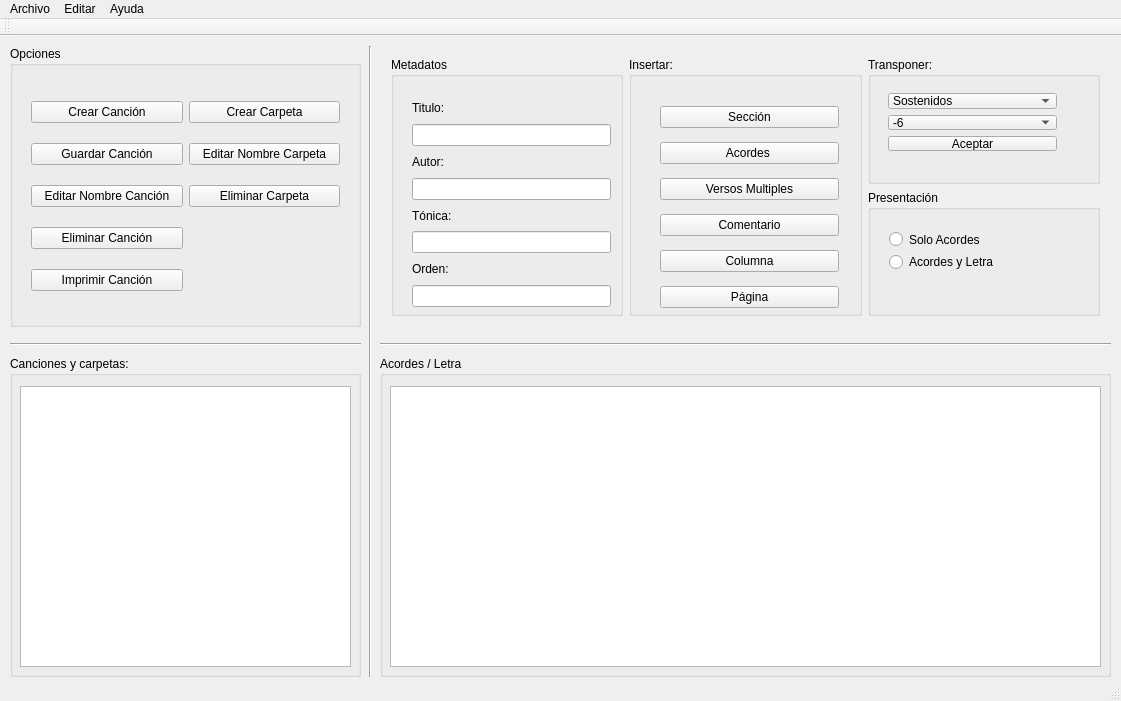
<?xml version="1.0" encoding="UTF-8"?>
<ui version="4.0">
 <class>MainWindow</class>
 <widget class="QMainWindow" name="MainWindow">
  <property name="geometry">
   <rect>
    <x>0</x>
    <y>0</y>
    <width>1121</width>
    <height>701</height>
   </rect>
  </property>
  <property name="windowTitle">
   <string>Song Manager</string>
  </property>
  <widget class="QWidget" name="centralWidget">
   <widget class="Line" name="line">
    <property name="geometry">
     <rect>
      <x>360</x>
      <y>10</y>
      <width>20</width>
      <height>631</height>
     </rect>
    </property>
    <property name="orientation">
     <enum>Qt::Vertical</enum>
    </property>
   </widget>
   <widget class="Line" name="line_2">
    <property name="geometry">
     <rect>
      <x>380</x>
      <y>300</y>
      <width>731</width>
      <height>16</height>
     </rect>
    </property>
    <property name="orientation">
     <enum>Qt::Horizontal</enum>
    </property>
   </widget>
   <widget class="QGroupBox" name="groupBoxDirsndSongs">
    <property name="geometry">
     <rect>
      <x>10</x>
      <y>320</y>
      <width>351</width>
      <height>321</height>
     </rect>
    </property>
    <property name="title">
     <string>Canciones y carpetas:</string>
    </property>
    <widget class="QTreeView" name="treeViewSongsDirectories">
     <property name="geometry">
      <rect>
       <x>10</x>
       <y>30</y>
       <width>331</width>
       <height>281</height>
      </rect>
     </property>
    </widget>
   </widget>
   <widget class="QGroupBox" name="groupBoxChordsLyrics">
    <property name="geometry">
     <rect>
      <x>380</x>
      <y>320</y>
      <width>731</width>
      <height>321</height>
     </rect>
    </property>
    <property name="title">
     <string>Acordes / Letra</string>
    </property>
    <widget class="QPlainTextEdit" name="plainTextEditChordsLyrics">
     <property name="geometry">
      <rect>
       <x>10</x>
       <y>30</y>
       <width>711</width>
       <height>281</height>
      </rect>
     </property>
     <property name="font">
      <font>
       <family>Courier</family>
      </font>
     </property>
     <property name="verticalScrollBarPolicy">
      <enum>Qt::ScrollBarAsNeeded</enum>
     </property>
     <property name="plainText">
      <string/>
     </property>
    </widget>
   </widget>
   <widget class="QGroupBox" name="groupBox">
    <property name="geometry">
     <rect>
      <x>10</x>
      <y>10</y>
      <width>351</width>
      <height>281</height>
     </rect>
    </property>
    <property name="title">
     <string>Opciones</string>
    </property>
    <widget class="QWidget" name="layoutWidget">
     <property name="geometry">
      <rect>
       <x>10</x>
       <y>30</y>
       <width>331</width>
       <height>241</height>
      </rect>
     </property>
     <layout class="QGridLayout" name="gridLayout">
      <item row="0" column="0">
       <widget class="QPushButton" name="pushButtonMakeSong">
        <property name="text">
         <string>Crear Canción</string>
        </property>
       </widget>
      </item>
      <item row="0" column="1">
       <widget class="QPushButton" name="pushButtonMakeDir">
        <property name="text">
         <string>Crear Carpeta</string>
        </property>
       </widget>
      </item>
      <item row="1" column="0">
       <widget class="QPushButton" name="pushButtonSaveSong">
        <property name="text">
         <string>Guardar Canción</string>
        </property>
       </widget>
      </item>
      <item row="2" column="0">
       <widget class="QPushButton" name="pushButtonEditSongName">
        <property name="text">
         <string>Editar Nombre Canción</string>
        </property>
       </widget>
      </item>
      <item row="3" column="0">
       <widget class="QPushButton" name="pushButtonDeleteSong">
        <property name="text">
         <string>Eliminar Canción</string>
        </property>
       </widget>
      </item>
      <item row="4" column="0">
       <widget class="QPushButton" name="pushButtonPrintSong">
        <property name="text">
         <string>Imprimir Canción</string>
        </property>
       </widget>
      </item>
      <item row="1" column="1">
       <widget class="QPushButton" name="pushButtonEditDirName">
        <property name="text">
         <string>Editar Nombre Carpeta</string>
        </property>
       </widget>
      </item>
      <item row="2" column="1">
       <widget class="QPushButton" name="pushButtonDeleteDir">
        <property name="text">
         <string>Eliminar Carpeta</string>
        </property>
       </widget>
      </item>
     </layout>
    </widget>
   </widget>
   <widget class="Line" name="line_3">
    <property name="geometry">
     <rect>
      <x>10</x>
      <y>300</y>
      <width>351</width>
      <height>16</height>
     </rect>
    </property>
    <property name="orientation">
     <enum>Qt::Horizontal</enum>
    </property>
   </widget>
   <widget class="QWidget" name="layoutWidget">
    <property name="geometry">
     <rect>
      <x>380</x>
      <y>10</y>
      <width>731</width>
      <height>281</height>
     </rect>
    </property>
    <layout class="QHBoxLayout" name="horizontalLayout">
     <item>
      <widget class="QGroupBox" name="groupBoxMetadata">
       <property name="title">
        <string>Metadatos</string>
       </property>
       <widget class="QWidget" name="layoutWidget">
        <property name="geometry">
         <rect>
          <x>10</x>
          <y>30</y>
          <width>221</width>
          <height>231</height>
         </rect>
        </property>
        <layout class="QVBoxLayout" name="verticalLayout_9">
         <property name="sizeConstraint">
          <enum>QLayout::SetDefaultConstraint</enum>
         </property>
         <item>
          <layout class="QVBoxLayout" name="verticalLayout">
           <item>
            <widget class="QLabel" name="labelTitle">
             <property name="text">
              <string>Titulo:</string>
             </property>
            </widget>
           </item>
           <item>
            <widget class="QLineEdit" name="lineEditTitle"/>
           </item>
          </layout>
         </item>
         <item>
          <layout class="QVBoxLayout" name="verticalLayout_2">
           <item>
            <widget class="QLabel" name="labelAuthor">
             <property name="text">
              <string>Autor:</string>
             </property>
            </widget>
           </item>
           <item>
            <widget class="QLineEdit" name="lineEditAuthor"/>
           </item>
          </layout>
         </item>
         <item>
          <layout class="QVBoxLayout" name="verticalLayout_3">
           <item>
            <widget class="QLabel" name="labelKey">
             <property name="text">
              <string>Tónica:</string>
             </property>
            </widget>
           </item>
           <item>
            <widget class="QLineEdit" name="lineEditSongKey"/>
           </item>
          </layout>
         </item>
         <item>
          <layout class="QVBoxLayout" name="verticalLayout_8">
           <item>
            <widget class="QLabel" name="label">
             <property name="text">
              <string>Orden:</string>
             </property>
            </widget>
           </item>
           <item>
            <widget class="QLineEdit" name="lineEditOrder"/>
           </item>
          </layout>
         </item>
        </layout>
       </widget>
      </widget>
     </item>
     <item>
      <widget class="QGroupBox" name="groupBoxAdd">
       <property name="title">
        <string>Insertar:</string>
       </property>
       <widget class="QWidget" name="layoutWidget">
        <property name="geometry">
         <rect>
          <x>20</x>
          <y>30</y>
          <width>201</width>
          <height>241</height>
         </rect>
        </property>
        <layout class="QVBoxLayout" name="verticalLayout_5">
         <item>
          <widget class="QPushButton" name="pushButtonAddSection">
           <property name="text">
            <string>Sección</string>
           </property>
          </widget>
         </item>
         <item>
          <widget class="QPushButton" name="pushButtonAddChords">
           <property name="text">
            <string>Acordes </string>
           </property>
          </widget>
         </item>
         <item>
          <widget class="QPushButton" name="pushButtonAddMultipleVerses">
           <property name="text">
            <string>Versos Multiples</string>
           </property>
          </widget>
         </item>
         <item>
          <widget class="QPushButton" name="pushButtonComment">
           <property name="text">
            <string>Comentario</string>
           </property>
          </widget>
         </item>
         <item>
          <widget class="QPushButton" name="pushButtonAddColumn">
           <property name="text">
            <string>Columna</string>
           </property>
          </widget>
         </item>
         <item>
          <widget class="QPushButton" name="pushButtonAddPage">
           <property name="text">
            <string>Página</string>
           </property>
          </widget>
         </item>
        </layout>
       </widget>
      </widget>
     </item>
     <item>
      <layout class="QVBoxLayout" name="verticalLayout_10">
       <item>
        <widget class="QGroupBox" name="groupBoxTranspose">
         <property name="title">
          <string>Transponer:</string>
         </property>
         <widget class="QWidget" name="layoutWidget">
          <property name="geometry">
           <rect>
            <x>9</x>
            <y>25</y>
            <width>191</width>
            <height>80</height>
           </rect>
          </property>
          <layout class="QVBoxLayout" name="verticalLayout_7">
           <item>
            <widget class="QComboBox" name="comboBoxTransposeType">
             <item>
              <property name="text">
               <string>Sostenidos</string>
              </property>
             </item>
             <item>
              <property name="text">
               <string>Bemoles</string>
              </property>
             </item>
            </widget>
           </item>
           <item>
            <widget class="QComboBox" name="comboBoxSemitonesNumber">
             <item>
              <property name="text">
               <string>-6</string>
              </property>
             </item>
             <item>
              <property name="text">
               <string>-5</string>
              </property>
             </item>
             <item>
              <property name="text">
               <string>-4</string>
              </property>
             </item>
             <item>
              <property name="text">
               <string>-3</string>
              </property>
             </item>
             <item>
              <property name="text">
               <string>-2</string>
              </property>
             </item>
             <item>
              <property name="text">
               <string>-1</string>
              </property>
             </item>
             <item>
              <property name="text">
               <string>0</string>
              </property>
             </item>
             <item>
              <property name="text">
               <string>1</string>
              </property>
             </item>
             <item>
              <property name="text">
               <string>2</string>
              </property>
             </item>
             <item>
              <property name="text">
               <string>3</string>
              </property>
             </item>
             <item>
              <property name="text">
               <string>4</string>
              </property>
             </item>
             <item>
              <property name="text">
               <string>5</string>
              </property>
             </item>
             <item>
              <property name="text">
               <string>6</string>
              </property>
             </item>
            </widget>
           </item>
           <item>
            <widget class="QPushButton" name="pushButtonAcceptTranspose">
             <property name="text">
              <string>Aceptar</string>
             </property>
            </widget>
           </item>
          </layout>
         </widget>
        </widget>
       </item>
       <item>
        <widget class="QGroupBox" name="groupBoxPresentation">
         <property name="title">
          <string>Presentación</string>
         </property>
         <widget class="QWidget" name="layoutWidget">
          <property name="geometry">
           <rect>
            <x>10</x>
            <y>30</y>
            <width>171</width>
            <height>61</height>
           </rect>
          </property>
          <layout class="QVBoxLayout" name="verticalLayout_6">
           <item>
            <widget class="QRadioButton" name="radioButtonOnlyChords">
             <property name="text">
              <string>Solo Acordes</string>
             </property>
            </widget>
           </item>
           <item>
            <widget class="QRadioButton" name="radioButtonChordsAndLyrics">
             <property name="text">
              <string>Acordes y Letra</string>
             </property>
            </widget>
           </item>
          </layout>
         </widget>
        </widget>
       </item>
      </layout>
     </item>
    </layout>
   </widget>
  </widget>
  <widget class="QMenuBar" name="menuBar">
   <property name="geometry">
    <rect>
     <x>0</x>
     <y>0</y>
     <width>1121</width>
     <height>19</height>
    </rect>
   </property>
   <widget class="QMenu" name="menuArchivo">
    <property name="title">
     <string>Archivo</string>
    </property>
   </widget>
   <widget class="QMenu" name="menuEditar">
    <property name="title">
     <string>Editar</string>
    </property>
    <addaction name="actionCambiarEspacioDeTrabajo"/>
   </widget>
   <widget class="QMenu" name="menuAyuda">
    <property name="title">
     <string>Ayuda</string>
    </property>
   </widget>
   <addaction name="menuArchivo"/>
   <addaction name="menuEditar"/>
   <addaction name="menuAyuda"/>
  </widget>
  <widget class="QToolBar" name="mainToolBar">
   <attribute name="toolBarArea">
    <enum>TopToolBarArea</enum>
   </attribute>
   <attribute name="toolBarBreak">
    <bool>false</bool>
   </attribute>
  </widget>
  <widget class="QStatusBar" name="statusBar"/>
  <action name="actionCambiarEspacioDeTrabajo">
   <property name="text">
    <string>Cambiar Espacio de Trabajo</string>
   </property>
  </action>
 </widget>
 <layoutdefault spacing="6" margin="11"/>
 <resources/>
 <connections/>
</ui>
